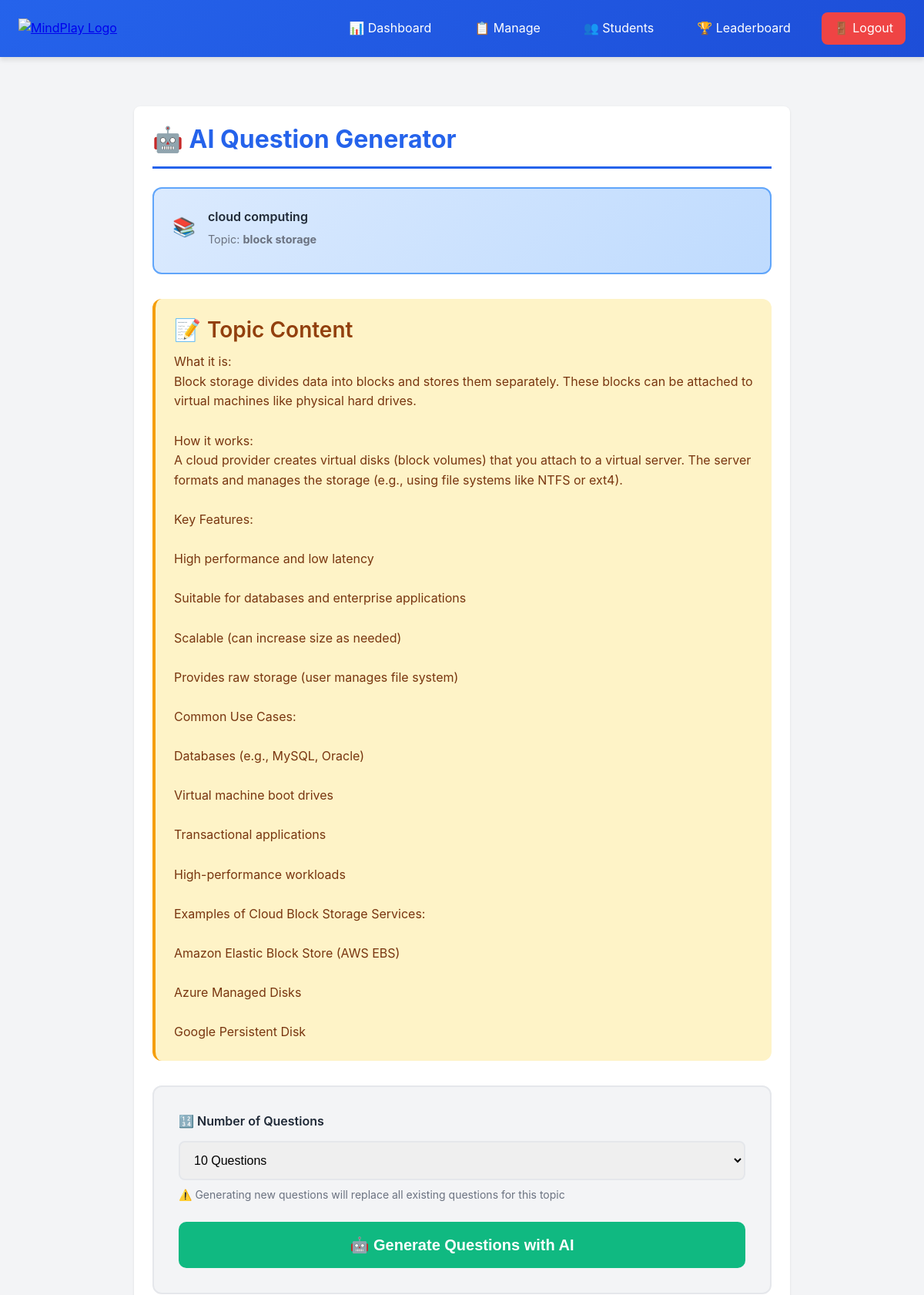
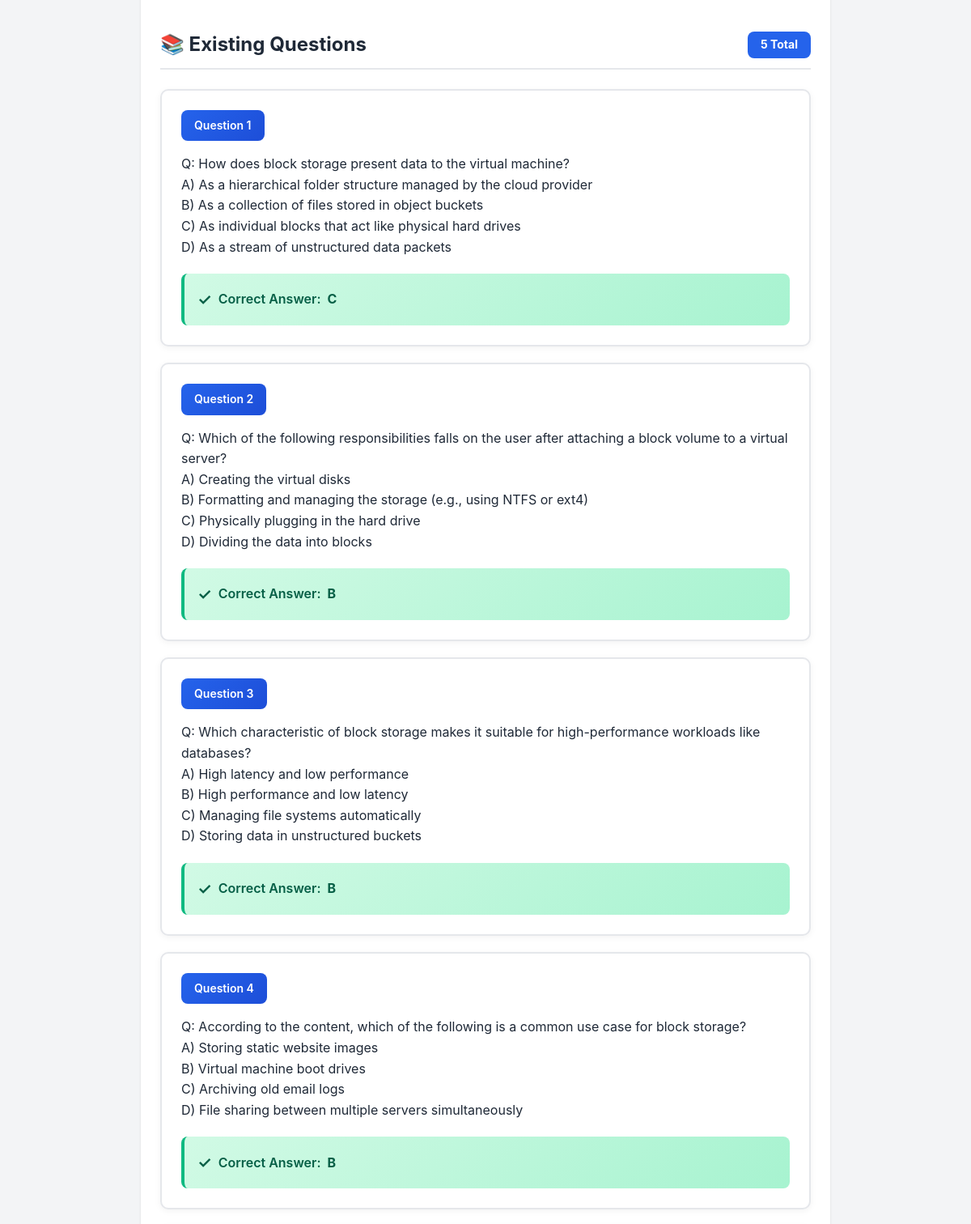
Screenshot of /generate_questions.php?syllabus_id=12 (signed in, upper part) with the database file from the repository (2 pictures, top to bottom).
### tables this page shows
CREATE TABLE `syllabus` (
  `id` int(11) NOT NULL,
  `subject_id` int(11) DEFAULT NULL,
  `topic` varchar(150) DEFAULT NULL,
  `content` text DEFAULT NULL
);

CREATE TABLE `subjects` (
  `id` int(11) NOT NULL,
  `subject_name` varchar(100) DEFAULT NULL,
  `description` text DEFAULT NULL COMMENT 'Subject description'
);

CREATE TABLE `questions` (
  `id` int(11) NOT NULL,
  `syllabus_id` int(11) DEFAULT NULL,
  `question` text DEFAULT NULL,
  `answer` varchar(255) DEFAULT NULL
);

### generate_questions.php (the view, shortened to what this page needs)
<?php
require_once __DIR__ . '/../config/db.php';
$syllabus_id = isset($_GET['syllabus_id']) ? intval($_GET['syllabus_id']) : 0;
$syllabus_data = null;
if($syllabus_id > 0){
    $sql = "SELECT sy.*, s.subject_name FROM syllabus sy
            JOIN subjects s ON sy.subject_id = s.id
            WHERE sy.id = ?";
    $stmt = $conn->prepare($sql);
    $stmt->bind_param("i", $syllabus_id);
    $stmt->execute();
    $syllabus_data = $stmt->get_result()->fetch_assoc();
}
?>
<!DOCTYPE html>
<html lang="en">
<head>
    <link rel="stylesheet" href="../assets/css/style.css">
</head>
<body>
    <?php
    include __DIR__ . '/../includes/admin_navbar.php';
    ?>
    <div class="container">
        <div class="container-md">
            <?php if(!$syllabus_data): ?>
                <div class="card fade-in text-center" style="padding: 3rem; border: 2px solid var(--danger); border-radius: 12px;">
                    <div style="font-size: 4rem; margin-bottom: 1rem;">❌</div>
                    <h2 style="color: var(--danger); margin-bottom: 1rem;">Invalid Topic</h2>
                    <p style="color: var(--gray); font-size: 1.125rem; margin-bottom: 2rem;">The selected syllabus topic was not found</p>
                    <a href="dashboard.php" class="btn btn-primary" style="padding: 0.875rem 1.75rem;">⬅️ Return to Dashboard</a>
                </div>
            <?php else: ?>
            <div class="card fade-in">
                <h1 style="font-size: 2rem; font-weight: 700; color: var(--primary); margin-bottom: 1.5rem; padding-bottom: 1rem; border-bottom: 3px solid var(--primary);">🤖 AI Question Generator</h1>
                <div style="background: linear-gradient(135deg, #dbeafe 0%, #bfdbfe 100%); padding: 1.5rem; border-radius: 12px; margin-bottom: 2rem; border: 2px solid #60a5fa;">
                    <div style="display: flex; gap: 1rem; align-items: center; margin-bottom: 0.5rem;">
                        <span style="font-size: 1.5rem;">📚</span>
                        <div>
                            <p style="color: var(--dark); font-weight: 600; margin-bottom: 0.25rem;"><?php echo htmlspecialchars($syllabus_data['subject_name']); ?></p>
                            <p style="color: var(--gray); font-size: 0.9rem;">Topic: <strong><?php echo htmlspecialchars($syllabus_data['topic']); ?></strong></p>
                        </div>
                    </div>
                </div>
                <div style="background: #fef3c7; padding: 1.5rem; border-radius: 12px; margin-bottom: 2rem; border-left: 4px solid #f59e0b;">
                    <h3 style="font-weight: 600; margin-bottom: 0.75rem; color: #92400e; display: flex; align-items: center; gap: 0.5rem;">
                        <span>📝</span> Topic Content
                    </h3>
                    <p style="color: #78350f; line-height: 1.6; white-space: pre-wrap;"><?php echo htmlspecialchars($syllabus_data['content']); ?></p>
                </div>
                <form method="POST" id="generateForm" style="margin-bottom: 2.5rem; background: var(--light); padding: 2rem; border-radius: 12px; border: 2px solid var(--gray-light);">
                    <div class="form-group">
                        <label class="form-label" style="font-weight: 600; color: var(--dark); margin-bottom: 0.75rem; display: block;">🔢 Number of Questions</label>
                        <select name="num_questions" required class="form-select" style="padding: 0.875rem; font-size: 1rem; border: 2px solid var(--gray-light); border-radius: 8px;">
                            <option value="10" selected>10 Questions</option>
                        </select>
                        <p class="form-hint" style="margin-top: 0.5rem; color: var(--gray); font-size: 0.875rem;">⚠️ Generating new questions will replace all existing questions for this topic</p>
                    </div>
                    <button type="submit" name="generate" class="btn btn-success btn-block generate-btn" style="font-size: 1.25rem; padding: 1.125rem; font-weight: 700; border-radius: 10px;">
                        🤖 Generate Questions with AI
                    </button>
                </form>
                <div>
                    <h2 style="font-size: 1.5rem; font-weight: 700; color: var(--dark); margin-bottom: 1.5rem; padding-bottom: 0.75rem; border-bottom: 2px solid var(--gray-light); display: flex; align-items: center; justify-content: space-between;">
                        <span>📚 Existing Questions</span>
                        <?php
                        $stmt_count = $conn->prepare("SELECT COUNT(*) as count FROM questions WHERE syllabus_id = ?");
                        $stmt_count->bind_param("i", $syllabus_id);
                        $stmt_count->execute();
                        $total_count = $stmt_count->get_result()->fetch_assoc()['count'];
                        ?>
                        <span style="background: var(--primary); color: white; padding: 0.5rem 1rem; border-radius: 8px; font-size: 0.875rem;"><?php echo $total_count; ?> Total</span>
                    </h2>
                    <?php
                    $stmt = $conn->prepare("SELECT * FROM questions WHERE syllabus_id = ?");
                    $stmt->bind_param("i", $syllabus_id);
                    $stmt->execute();
                    $questions = $stmt->get_result();
                    if($questions->num_rows > 0){
                        $count = 1;
                        while($q = $questions->fetch_assoc()){
                            echo "<div class='question-card' style='border: 2px solid var(--gray-light); border-radius: 10px; padding: 1.5rem; margin-bottom: 1.25rem; background: white; box-shadow: 0 2px 8px rgba(0,0,0,0.05); transition: all 0.3s;' onmouseover='this.style.boxShadow=\"0 4px 12px rgba(0,0,0,0.1)\"' onmouseout='this.style.boxShadow=\"0 2px 8px rgba(0,0,0,0.05)\"'>
                                <div style='display: flex; justify-content: space-between; align-items: center; margin-bottom: 1rem;'>
                                    <span style='background: linear-gradient(135deg, var(--primary) 0%, var(--primary-dark) 100%); color: white; padding: 0.5rem 1rem; border-radius: 8px; font-weight: 600; font-size: 0.875rem;'>Question {$count}</span>
                                </div>
                                <p style='color: var(--dark); white-space: pre-wrap; margin-bottom: 1.25rem; line-height: 1.6; font-size: 1rem;'>{$q['question']}</p>
                                <div style='background: linear-gradient(135deg, #d1fae5 0%, #a7f3d0 100%); padding: 1rem; border-radius: 8px; border-left: 4px solid var(--secondary);'>
                                    <p style='color: #065f46; font-weight: 600; display: flex; align-items: center; gap: 0.5rem; margin: 0;'>
                                        <span style='font-size: 1.25rem;'>✓</span> Correct Answer: <strong>{$q['answer']}</strong>
                                    </p>
                                </div>
                            </div>";
                            $count++;
                        }
                    }
                    ?>
                </div>
            <?php endif; ?>
            </div>
        </div>
    </div>
</body>
</html>

### style.css (style rules this page uses)
:root { --primary: #2563eb; --primary-dark: #1d4ed8; --secondary: #10b981; --secondary-dark: #059669; --danger: #ef4444; --danger-dark: #dc2626; --warning: #f59e0b; --info: #3b82f6; --dark: #1f2937; --light: #f3f4f6; --white: #ffffff; --gray: #6b7280; --gray-light: #e5e7eb; --shadow: 0 1px 3px rgba(0, 0, 0, 0.1); --shadow-md: 0 4px 6px rgba(0, 0, 0, 0.1); --shadow-lg: 0 10px 25px rgba(0, 0, 0, 0.15); --radius: 0.5rem; }
* { margin: 0; padding: 0; box-sizing: border-box; }
body { font-family: -apple-system, BlinkMacSystemFont, 'Segoe UI', 'Roboto', 'Oxygen', 'Ubuntu', sans-serif; background-color: var(--light); color: var(--dark); line-height: 1.6; }
h1, h2, h3, h4, h5, h6 { font-weight: 700; line-height: 1.2; margin-bottom: 1rem; }
h1 { font-size: 2.5rem; }
h2 { font-size: 2rem; }
h3 { font-size: 1.75rem; }
.container { max-width: 1200px; margin: 0 auto; padding: 2rem 1.5rem; }
.container-md { max-width: 900px; margin: 0 auto; padding: 2rem 1.5rem; }
.card { background: var(--white); border-radius: var(--radius); padding: 1.5rem; box-shadow: var(--shadow); margin-bottom: 1.5rem; }
.btn { display: inline-block; padding: 0.75rem 1.5rem; border-radius: var(--radius); font-weight: 600; text-decoration: none; border: none; cursor: pointer; transition: all 0.2s; text-align: center; }
.btn-success { background: var(--secondary); color: var(--white); }
.btn-block { display: block; width: 100%; }
.form-group { margin-bottom: 1.5rem; }
.form-label { display: block; font-weight: 600; margin-bottom: 0.5rem; color: var(--dark); }
.form-input, .form-select, .form-textarea { width: 100%; padding: 0.75rem; border: 2px solid var(--gray-light); border-radius: var(--radius); font-size: 1rem; transition: border-color 0.2s; }
.form-hint { font-size: 0.875rem; color: var(--gray); margin-top: 0.25rem; }
.question-card { background: var(--white); border-radius: var(--radius); padding: 1.5rem; margin-bottom: 1.5rem; box-shadow: var(--shadow); animation: fadeIn 0.3s ease-in; }
.fade-in { animation: fadeIn 0.5s ease-in; }

### rows the page displays
syllabus: subject.subject_name "cloud computing", topic "block storage", content "What it is: Block storage divides data into blocks and stores them separately. These blocks can be attached to virtual machines like physical hard drives. How it works: A cloud provider creates virtual disks (block volumes) that you attach to a virtual server. The server formats and manages the storage (e.g., using file systems like NTFS or ext4). Key Features: High performance and low latency Suitable for databases and enterprise applications Scalable (can increase size as needed) Provides raw storage (user manages file system) Common Use Cases: Databases (e.g., MySQL, Oracle) Virtual machine boot drives Transactional applications High-performance workloads Examples of Cloud Block Storage…"
questions: question "Q: How does block storage present data to the virtual machine? A) As a hierarchical folder structure managed by the cloud provider B) As a collection of files stored in object buckets C) As individual blocks that act like physical hard drives D) As a stream of unstructured data packets", answer "C"
questions: question "Q: Which of the following responsibilities falls on the user after attaching a block volume to a virtual server? A) Creating the virtual disks B) Formatting and managing the storage (e.g., using NTFS or ext4) C) Physically plugging in the hard drive D) Dividing the data into blocks", answer "B"
questions: question "Q: Which characteristic of block storage makes it suitable for high-performance workloads like databases? A) High latency and low performance B) High performance and low latency C) Managing file systems automatically D) Storing data in unstructured buckets", answer "B"
questions: question "Q: According to the content, which of the following is a common use case for block storage? A) Storing static website images B) Virtual machine boot drives C) Archiving old email logs D) File sharing between multiple servers simultaneously", answer "B"

### other values shown
$total_count "5"
